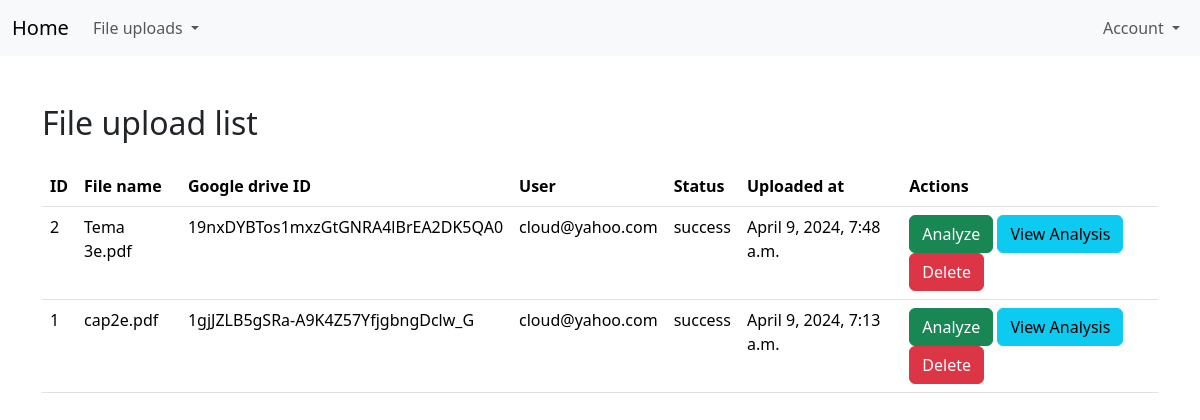
/files/list/ (signed in), run on an earlier commit of the app's database.
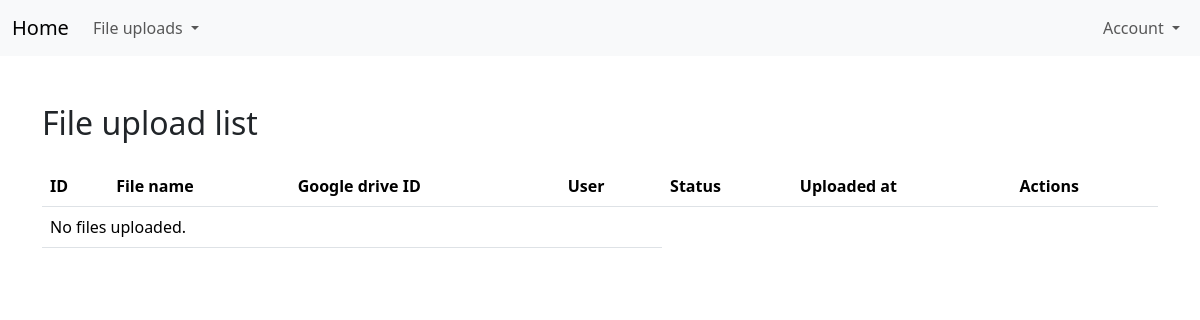
And on a later commit of the database.
### file_searcher/models.py (models this page shows, shortened)
class FileUpload(models.Model):
    class Status(models.TextChoices):
        PROCESSING = "processing"
        FAILED = "failed"
        SUCCESS = "success"
        FAILED_DELETION = "failed_deletion"
    file_name = models.CharField(max_length=256)
    google_drive_id = models.CharField(max_length=64, blank=True, null=True)
    upload_time = models.DateTimeField(default=timezone.now())
    user = models.ForeignKey(User, on_delete=models.CASCADE, related_name="user")
    status = models.CharField(
        choices=Status.choices, default=Status.PROCESSING, max_length=30
    )
    objects = models.Manager()

### users/models.py (models this page shows)
class User(AbstractUser):
    username = None
    email = models.EmailField("email address", unique=True, max_length=256)
    token = models.CharField(
        max_length=2048, null=True, blank=True, verbose_name="Token"
    )
    expiration_time = models.DateTimeField(
        null=True, blank=True, verbose_name="Expiration time"
    )
    USERNAME_FIELD = "email"
    REQUIRED_FIELDS = []
    objects = CustomUserManager()
    def __str__(self):
        return self.email

### file_searcher/views.py (the view)
# urls.py: path("list/", FileUploadListView.as_view(), name="file-upload-list"),
class FileUploadListView(LoginRequiredMixin, ListView):
    model = FileUpload
    template_name = "file_searcher/list.html"
    def get_queryset(self):
        return (
            FileUpload.objects.select_related("user")
            .filter(user=self.request.user)
            .order_by(F("upload_time").desc())
        )

### templates/file_searcher/list.html (shortened to what this page needs)
{% extends "index.html" %}
{% block content %}
<div class="container mt-5">
    <div class="d-flex justify-content-between align-items-center mb-3">
        <h2>File upload list</h2>
    </div>
    <div class="table-responsive">
        <table class="table">
            <thead>
                <tr>
                    <th scope="col">ID</th>
                    <th scope="col">File name</th>
                    <th scope="col">Google drive ID</th>
                    <th scope="col">User</th>
                    <th scope="col">Status</th>
                    <th scope="col">Uploaded at</th>
                    <th scope="col">Actions</th>
                </tr>
            </thead>
            <tbody>
                {% for file_upload in object_list %}
                <tr>
                    <td>{{ file_upload.id }}</td>
                    <td>{{ file_upload.file_name }}</td>
                    <td>{{ file_upload.google_drive_id }}</td>
                    <td>{{ file_upload.user }}</td>
                    <td>{{ file_upload.status }}</td>
                    <td>{{ file_upload.upload_time }}</td>
                    <td>
                        <a href="{% url 'file-analyze' file_upload.id %}" class="btn btn-success">Analyze</a>
                        <a href="{% url 'file-analyze-list' file_upload.id %}" class="btn btn-info">View Analysis</a>
                        <a href="{% url 'file-upload-delete' file_upload.id %}" class="btn btn-danger">Delete</a>
                    </td>
                </tr>
                {% empty %}
                <tr>
                    <td colspan="4">No files uploaded.</td>
                </tr>
                {% endfor %}
            </tbody>
        </table>
    </div>
</div>
{% endblock %}

### templates/index.html (shortened to what this page needs)
<!DOCTYPE html>
<html>
<head>
    <link href="https://cdn.jsdelivr.net/npm/bootstrap@5.3.3/dist/css/bootstrap.min.css" rel="stylesheet">
</head>
<body>
<nav class="navbar navbar-expand-lg navbar-light bg-light">
    <div class="container-fluid">
        <a class="navbar-brand" href='{% url "home-page" %}'>Home</a>
        <div class="collapse navbar-collapse" id="navbarNav">
            {% if request.user.is_authenticated %}
            <ul class="navbar-nav">
                <li class="nav-item dropdown">
                    <a class="nav-link dropdown-toggle" href="#" id="navbarDropdownMenuLinkUpload" role="button" data-bs-toggle="dropdown" aria-expanded="false">
                        File uploads
                    </a>
                </li>
            </ul>
            <ul class="navbar-nav ms-auto">
                <li class="nav-item dropdown">
                    <a class="nav-link dropdown-toggle" href="#" id="navbarDropdownMenuLink" role="button" data-bs-toggle="dropdown" aria-expanded="false">
                        Account
                    </a>
                </li>
            </ul>
            {% else %}
            <ul class="navbar-nav ms-auto">
                <li class="nav-item">
                    <a class="nav-link" href="{% url 'login' %}">Login</a>
                </li>
            </ul>
            {% endif %}
        </div>
    </div>
</nav>
    {% block content %}
    {% endblock %}
</body>
</html>

What changed in the data, as far as the page shows it:
removed FileUpload: id "2", file_name "Tema 3e.pdf", google_drive_id "19nxDYBTos1mxzGtGNRA4lBrEA2DK5QA0", user "cloud@yahoo.com", status "success", upload_time "April 9, 2024, 7:48 a.m."
removed FileUpload: id "1", file_name "cap2e.pdf", google_drive_id "1gjJZLB5gSRa-A9K4Z57YfjgbngDclw_G", user "cloud@yahoo.com", status "success", upload_time "April 9, 2024, 7:13 a.m."
Also different on the page:
text now shown: "No files uploaded."
